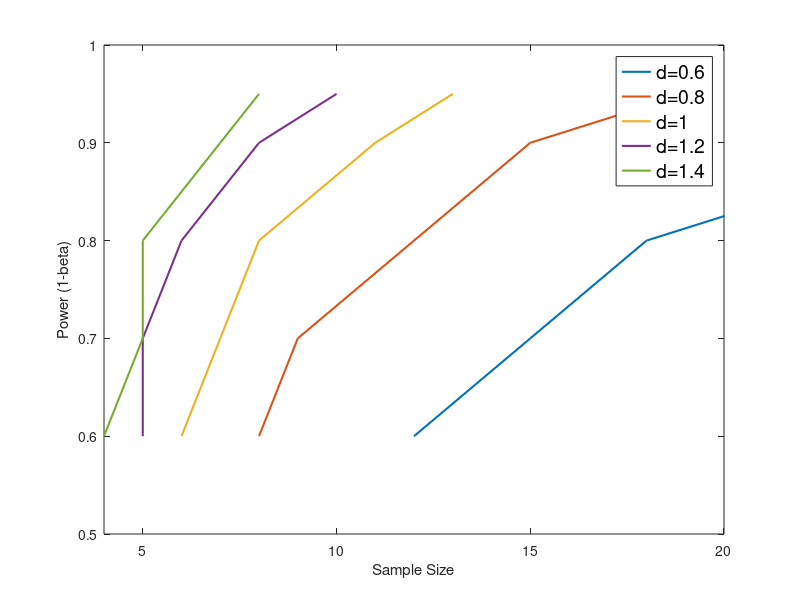
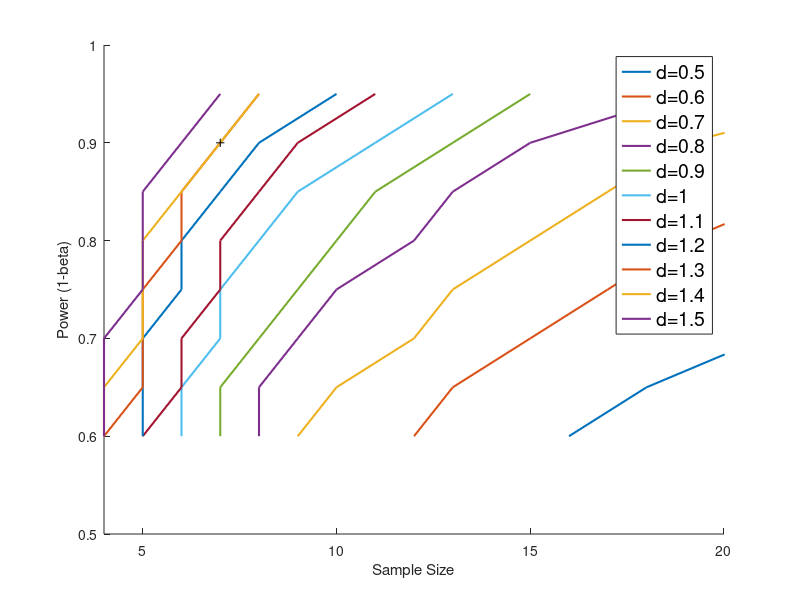

Write the MATLAB code that produced these figures, in order.
% spDist_postHoc_powerAnalysis


%part one: estimate our power using effect size form Li et al 2021
% using Figure 4b, v3ab, strongest result
li_n= 14; % reported subj
v3ab_mu = .1086; %estimated from observable means
v3ab_sem = .018; %estimated from observable SEM
n= 14; % reported subj


% estimate effect size
% for cohen's d one sample 

t_v3ab = v3ab_mu /v3ab_sem;
d_z_v3ab = t_v3ab/sqrt(li_n);

v3_mu = .055; %estimated from observable means
v3_sem = .01; %estimated from observable SEM



% estimate effect size
% for cohen's d one sample 

t_v3 = v3_mu /v3_sem;
d_z_v3 = t_v3/sqrt(li_n);

%computing our effect size
v123_mu = .3151;
v123_sem = .0890;
my_n = 7;
t_v123 = v123_mu /v123_sem;
d_z_v123 = t_v123/sqrt(my_n);

% now plot power as a function of sample size, using fixed effect sizes
% from 0.6-1.4 
d_point6 = [ 12    15    18    26    34]; % sample sizes collectd by inputting effect size and changing power in g*power
d_point8 = [8     9    12    15    19];
d_one = [6     7     8    11    13];
d_onepoint2 = [ 5     5     6     8    10];
d_onepoint4 = [4     5     5     7     8];
my_power = [.6 .7 .8 .9 .95];

figure; 
plot(d_point6, my_power,'linewidth',1.5)
hold on;
plot(d_point8, my_power,'linewidth',1.5)
plot(d_one, my_power,'linewidth',1.5)
plot(d_onepoint2, my_power,'linewidth',1.5)
plot(d_onepoint4, my_power,'linewidth',1.5)
legend('d=0.6','d=0.8','d=1','d=1.2','d=1.4','Fontsize',14)
xlabel('Sample Size')
ylabel('Power (1-beta)')
xlim([4 20])


%% finer discrim

my_power_ax = [.6 .65 .7 .75 .8 .85 .9 .95];

dpoint5 = [16 18 21 23 27 31 36 45];
dpoint6 = [12 13 15 17 19 22 26 32];
dpoint7 = [9 10 12 13 15 17 19 24];
dpoint8 = [8 8 9 10 12 13 15 19];
dpoint9 = [ 7 7 8 9 10 11 13 15];
done = [6 6 7 7 8 9 11 13];
donepointone = [ 5 6 6 7 7 8 9 11];
donepointtwo = [5 5 5 6 6 7 8 10];
donepointthree = [4 5 5 5 6 6 7 8 ];
donepointfour = [4 4 5 5 5 6 7 8];
donepointfive= [ 4 4 4 5 5 5 6 7];
figure; hold on;
plot(dpoint5,my_power_ax,'linewidth',1.5)
hold on;
plot(dpoint6,my_power_ax,'linewidth',1.5)
plot(dpoint7,my_power_ax,'linewidth',1.5)
plot(dpoint8,my_power_ax,'linewidth',1.5)
plot(dpoint9,my_power_ax,'linewidth',1.5)
plot(done,my_power_ax,'linewidth',1.5)
plot(donepointone,my_power_ax,'linewidth',1.5)
plot(donepointtwo,my_power_ax,'linewidth',1.5)
plot(donepointthree,my_power_ax,'linewidth',1.5)
plot(donepointfour,my_power_ax,'linewidth',1.5)
plot(donepointfive,my_power_ax,'linewidth',1.5)
plot(7,.9, 'k+')
legend('d=0.5','d=0.6','d=0.7','d=0.8','d=0.9','d=1','d=1.1','d=1.2','d=1.3','d=1.4','d=1.5','Fontsize',14)
xlabel('Sample Size')
ylabel('Power (1-beta)')
xlim([4 20])

% figure; hold on;
% plot(my_power_ax,dpoint5,'linewidth',1.5)
% hold on;
% plot(my_power_ax,dpoint6,'linewidth',1.5)
% plot(my_power_ax,dpoint7,'linewidth',1.5)
% plot(my_power_ax,dpoint8,'linewidth',1.5)
% plot(my_power_ax,dpoint9,'linewidth',1.5)
% plot(my_power_ax,done,'linewidth',1.5)
% plot(my_power_ax,donepointone,'linewidth',1.5)
% plot(my_power_ax,donepointtwo,'linewidth',1.5)
% plot(my_power_ax,donepointthree,'linewidth',1.5)
% plot(my_power_ax,donepointfour,'linewidth',1.5)
% plot(my_power_ax,donepointfive,'linewidth',1.5)
% legend('d=0.5','d=0.6','d=0.7','d=0.8','d=0.9','d=1','d=1.1','d=1.2','d=1.3','d=1.4','d=1.5','Fontsize',14)